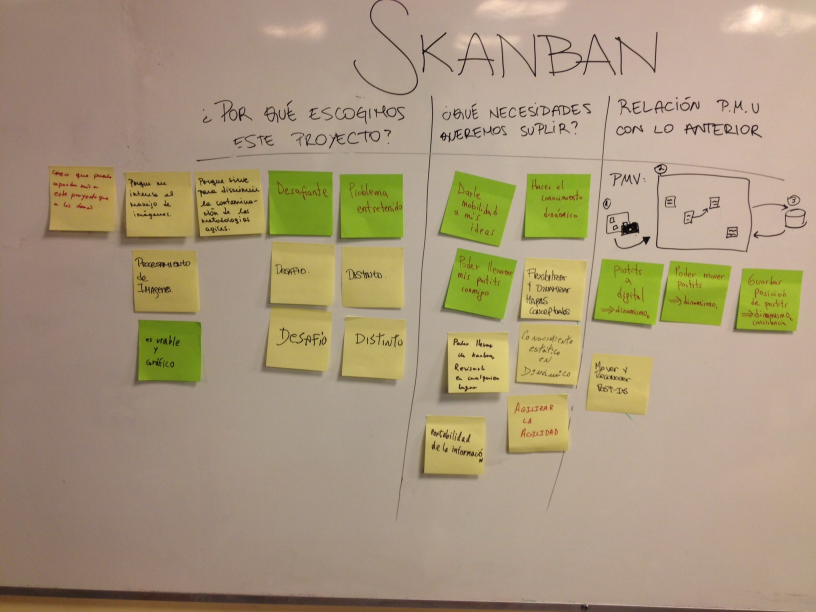
#> input picture imagen2.jpg, 1632 x 1224 px, found by its file name (shown at 1/2 size)
$ python test1.py   (Python 2 division)
#> lines starting #> are read from the running program, lines starting #| are printed output that depends on the picture; after the words box and inside, x2 and y2 are one past the last pixel; in counts of white or black regions, pixels touching at a corner belong together
import numpy as np
import cv2
import math

def segment_on_dt(a, img):
    border = cv2.dilate(img, None, iterations=5)
    border = border - cv2.erode(border, None)

    dt = cv2.distanceTransform(img, 2, 3)
    dt = ((dt - dt.min()) / (dt.max() - dt.min()) * 255).astype(np.uint8)
    _, dt = cv2.threshold(dt, 180, 255, cv2.THRESH_BINARY)
    lbl, ncc = label(dt)
    lbl = lbl * (255/ncc)
    # Completing the markers now.
    lbl[border == 255] = 255

    lbl = lbl.astype(np.int32)
    cv2.watershed(a, lbl)

    lbl[lbl == -1] = 0
    lbl = lbl.astype(np.uint8)
    return 255 - lbl

def binarizar(im, thr):
  for j in range(len(im)):
    for i in range(len(im[j])):
      mean = np.mean(im[j,i])
      if mean > thr:
        im[j,i] = (0,0,0)
  return im

def angle_cos(p0, p1, p2):
    d1, d2 = (p0-p1).astype('float'), (p2-p1).astype('float')
    return abs( np.dot(d1, d2) / np.sqrt( np.dot(d1, d1)*np.dot(d2, d2) ) )

im = cv2.imread('imagen2.jpg')
#> im is the input picture: shape (1224, 1632, 3); mean B, G, R 123, 151.4, 168.4
im = cv2.resize(im, (800,600))
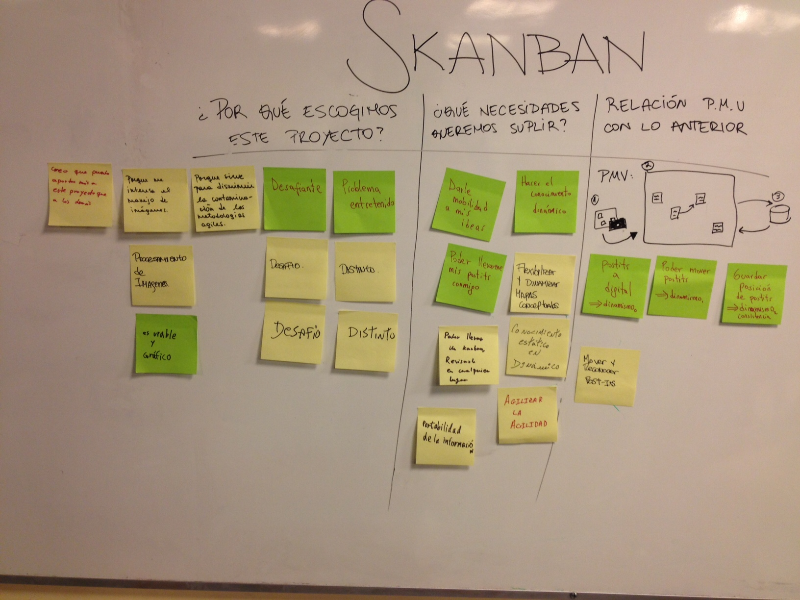
#> im: shape (600, 800, 3); mean B, G, R 122.9, 151.3, 168.3
#a = np.asarray(im)
#im = cv2.fromarray(a)
#print a
for gray in cv2.split(im):
    imgray = gray
    #imgray = cv2.cvtColor(im,cv2.COLOR_BGR2GRAY)
    #imgray = cv2.equalizeHist(imgray)

    #imgray[imgray>250] = 0
    #im = binarizar(im, 155)
    for thr in xrange(0, 255, 25):
        #retval, imgray = cv2.threshold(gray, thr, 255, cv2.THRESH_BINARY)
        #imgray[imgray>thr] = 255
        #imgray[imgray<=thr] = 0

	if thr == 0:
            imgc2 = cv2.Canny(gray, 20,150,5)
	else:
	    retval, imgc2 = cv2.threshold(gray,0,255,cv2.THRESH_BINARY_INV+cv2.THRESH_OTSU)
	    #retval, imgc2 = cv2.threshold(gray,thr,255,cv2.THRESH_BINARY+cv2.THRESH_OTSU)
	    #retval, imgc2 = cv2.threshold(gray,thr,255,cv2.THRESH_BINARY)
	    """
            img_bin = cv2.morphologyEx(imgc2, cv2.MORPH_OPEN, np.ones((3, 3), dtype=int))

            result = segment_on_dt(im, img_bin)
	    cv2.imshow("cas", result)
            cv2.waitKey()
            """

	    #retval, imgc2 = cv2.threshold(gray,0,255,cv2.THRESH_OTSU)
            """
	    fg = cv2.erode(imgray,None,iterations = 2)
	    bgt = cv2.dilate(imgray,None,iterations = 3)
            ret,bg = cv2.threshold(bgt,1,128,1)
            marker = cv2.add(fg,bg)
	    marker32 = np.int32(marker)
            cv2.watershed(im,marker32)
            m = cv2.convertScaleAbs(marker32)
            ret,thresh = cv2.threshold(m,0,255,cv2.THRESH_BINARY+cv2.THRESH_OTSU)
            res = cv2.bitwise_and(im,im,mask = thresh)
            imgc2 = imgray
            cv2.imshow("cas", im)
	    """


        cv2.imshow("window", imgray)
        cv2.imshow("window1", imgc2)
        cv2.waitKey()
        """
        lines = cv2.HoughLinesP(imgc2, 1, np.pi/180, 30, 30, 5)
        for line in lines[0]:
            #print line
            cv2.line(imgray, (line[0], line[1]), (line[2],line[3]), (0,0,255), 2)
        """
        #imgray = cv2.blur(imgray,(3,3))
        #imgray = cv2.GaussianBlur(imgray,(5,5),0)
        ret,thresh = cv2.threshold(imgc2,127,255,0)
        contours, hierarchy = cv2.findContours(imgc2,cv2.RETR_LIST,cv2.CHAIN_APPROX_SIMPLE)
        squares = []
        rejected = []
        random = []
        donde = []
        for cnt in contours:
            cnt_len = cv2.arcLength(cnt, True)
            #cnt = cv2.approxPolyDP(cnt, 0.02*cnt_len, True)
            if cv2.contourArea(cnt)>1000: #len(cnt) == 4 and cv2.contourArea(cnt) > 6:# and cv2.isContourConvex(cnt):
                cnt = cnt.reshape(-1, 2)
                max_cos = np.max([angle_cos( cnt[i], cnt[(i+1) % 4], cnt[(i+2) % 4] ) for i in xrange(4)])
                if max_cos < 0.1:
                    squares.append(cnt)
    	        else:
    		    squares.append(cnt)
                # [4 lines of commented-out code are left out]
        	"""
        	cv2.drawContours(im,squares,-1,(0,255,0),3)
        	cv2.drawContours(im,rejected,-1,(255,0,0),3)
                cv2.imshow("window", im)
                cv2.waitKey()
    	        """
            elif cv2.contourArea(cnt)>10:
                random.append(cnt)
        	#cv2.drawContours(im,[cnt],0,(0,0,255),2)
                #random.append(cnt)
    	        """
                cv2.drawContours(im,random,-1,(0,0,255),3)
                cv2.imshow("window", im)
                cv2.waitKey()
    	        """
    	    else:
    	        """
                cv2.drawContours(im,[cnt],0,(255,0,255),3)
                cv2.imshow("window", im)
                cv2.waitKey()
    	        """
                """
    	        cv2.drawContours(im,[cnt],0,(255,0,255),3)
                cv2.imshow("window", im)
                cv2.waitKey()
    	        """

        cv2.drawContours(im,squares,-1,(0,255,0),3)
        cv2.imshow("window", im)
        cv2.waitKey()
    break
#> this loop made 1 pass
#> pass 1, `imgray = gray`:
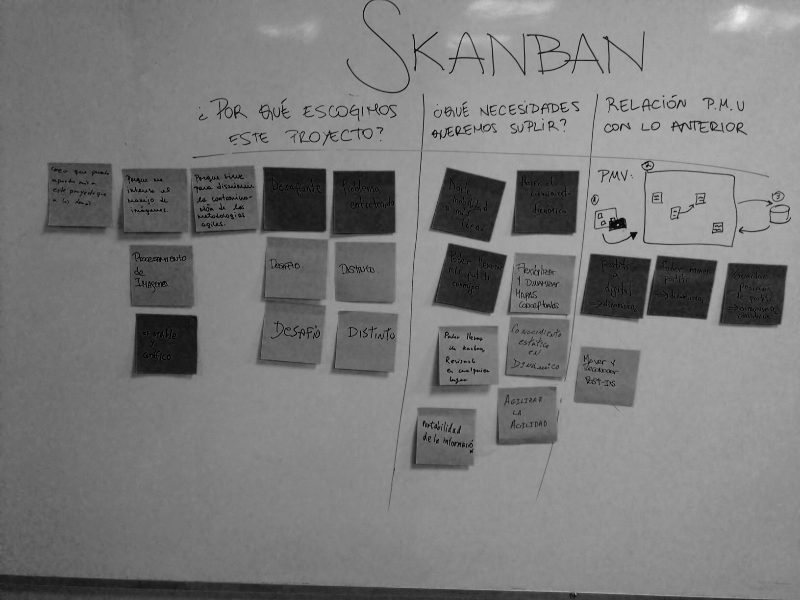
#> imgray: shape (600, 800); min 0, max 241, mean 122.9
#> pass 1, `cv2.imshow("window1", imgc2)`:
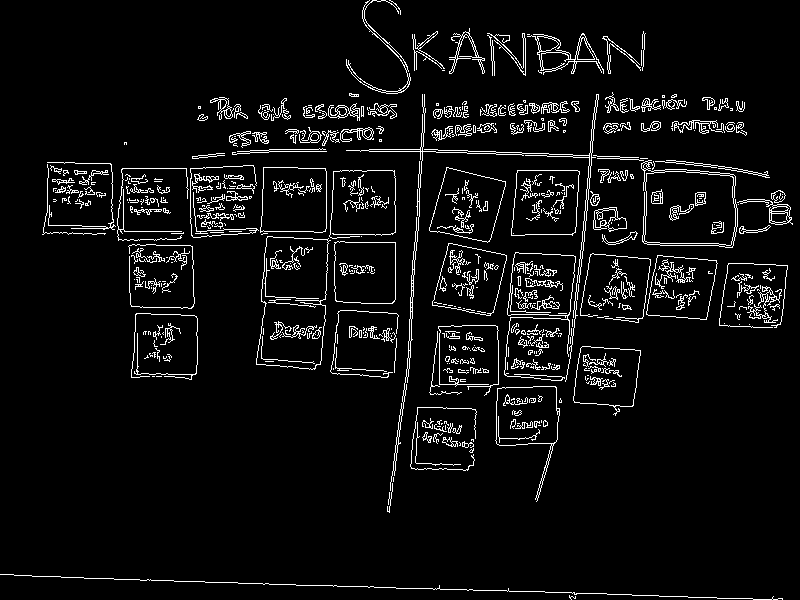
#> window 'window1': shape (600, 800); 5.5% white in thin lines or dots
#> pass 1, `cv2.imshow("window", im)`:
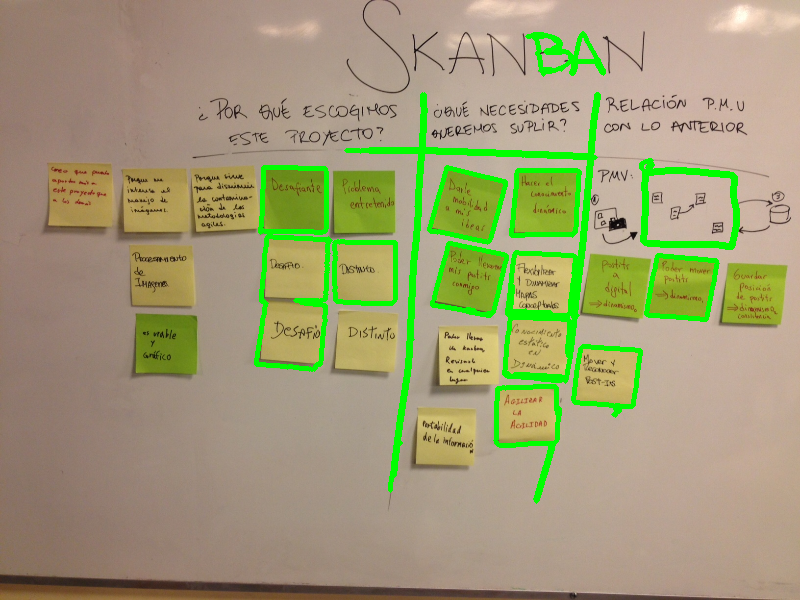
#> window 'window': shape (600, 800, 3); mean B, G, R 116.6, 156.2, 159.6
#> pass 1, `cv2.imshow("window1", imgc2)`:
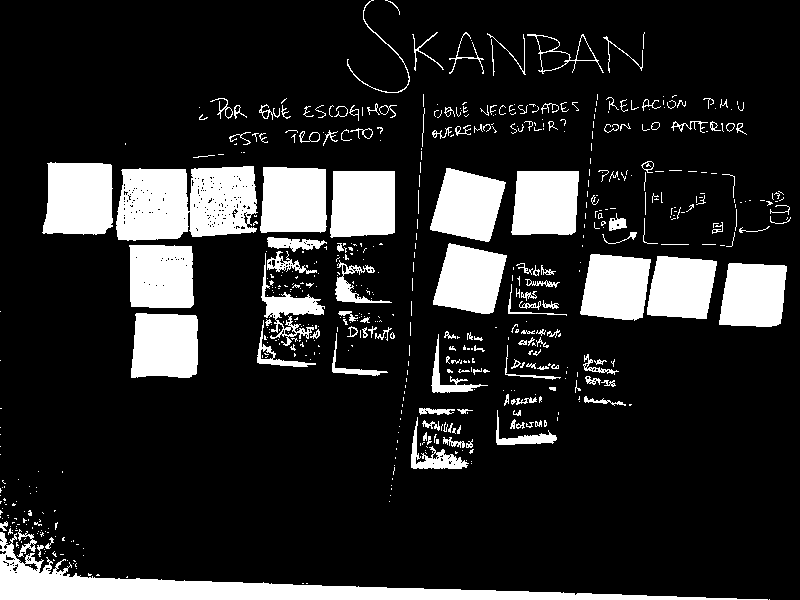
#> window 'window1': shape (600, 800); 16.3% white; 599 white regions (441 under 20 px), largest, box (x1, y1, x2, y2) and area: (0, 532, 768, 600) 11028, (116, 166, 258, 241) 8790, (42, 162, 113, 235) 4590
#> after the loop:
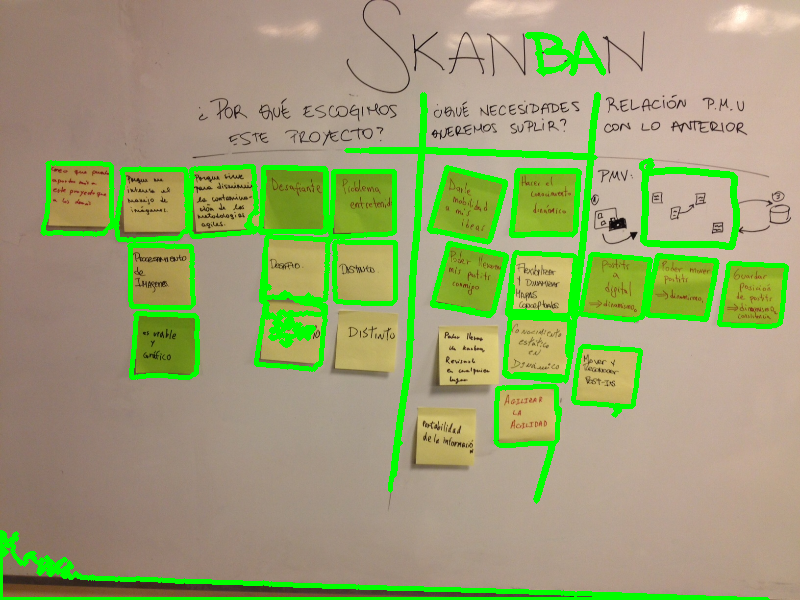
#> im: shape (600, 800, 3); 9.03% of pixels changed, all inside (x1, y1, x2, y2) = (0, 31, 789, 600)

$ run again, with image.jpg copied over imagen2.jpg
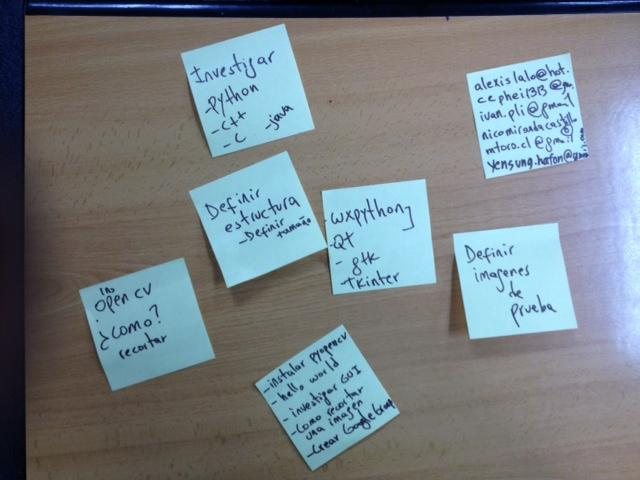
#> input picture image.jpg, 640 x 480 px, found by its file name
#> im is the input picture: shape (480, 640, 3); mean B, G, R 133.4, 127.7, 117.7
#> the loop `for gray in cv2.split(im):` made 1 pass
#> pass 1, `cv2.imshow("window1", imgc2)`:
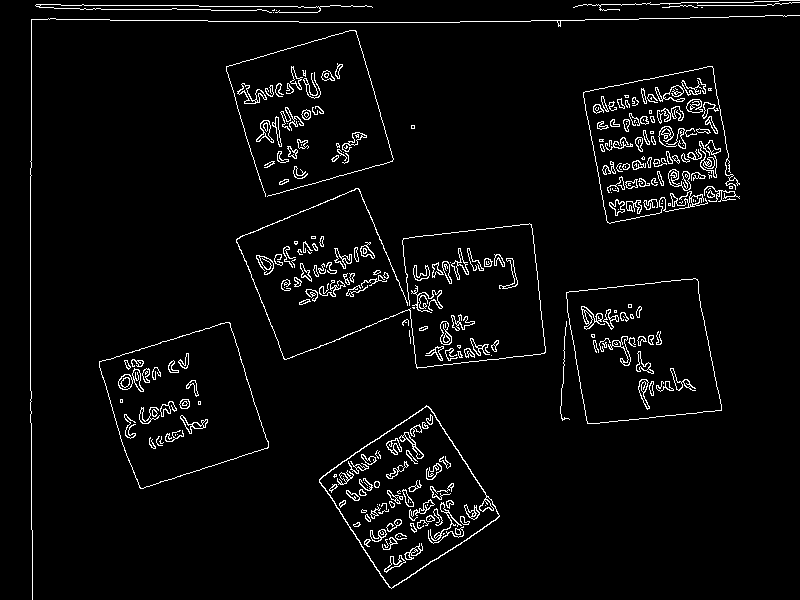
#> window 'window1': shape (600, 800); 3.9% white in thin lines or dots
#> after the loop `for gray in cv2.split(im):`:
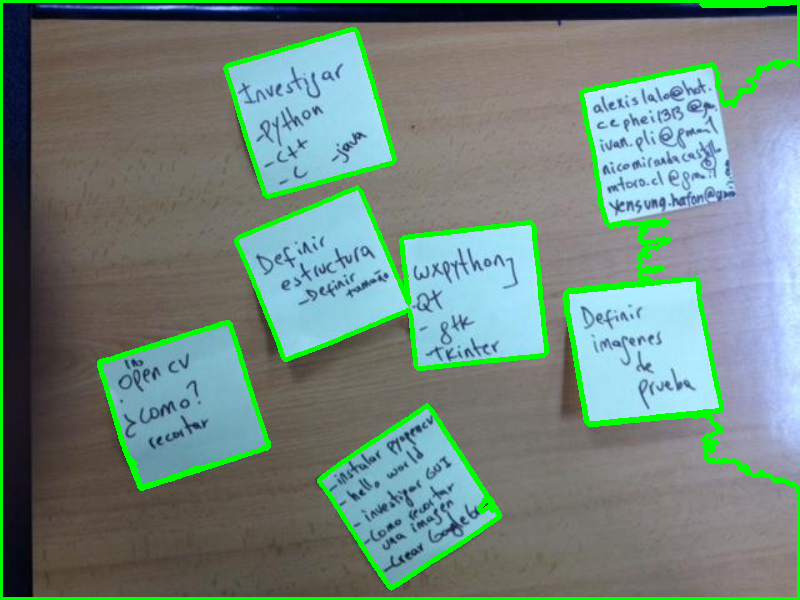
#> im: shape (600, 800, 3); mean B, G, R 125.9, 135.6, 111.4
#> after the loop `for gray in cv2.split(im):`: cnt = 626 pairs, first value 0 to 799, second value 0 to 599; max_cos = 0.528
